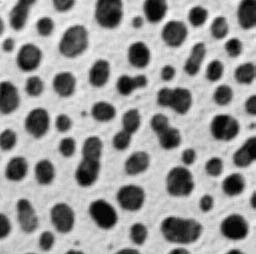
%> input picture Assignment 5/blobz1.png, 256 x 254 px
$ octave pro2.m   (GNU Octave 9; MATLAB toolbox functions it lacks are replaced by stand-ins)
%> lines starting %> are read from the running program, lines starting %| are printed output that depends on the picture; in (x1, y1, x2, y2) boxes, pixels count from 0 and x2, y2 are one past the last pixel; in counts of white or black regions, pixels touching at a corner belong together; the program's own positions count from 1
clear;

img1=imread('blobz1.png');
%> img1 is the input picture: size 254x256 uint8; min 1, max 254, mean 151.8

[m,n]=size(img1);
%> m = 254; n = 256

count=0;
T=mean2(img1);
%> T = 151.8
flag=false;
while ~flag
    count = count+1;
    g = img1>T;
    T_next = 0.5*(mean(img1(g))+mean(img1(~g)));
    flag = abs(T-T_next)<0.5;
    T = T_next;
end
%> this loop made 4 passes
%> (T_next, flag, T) on passes 1 to 4: (136, false, 136), (131.9, false, 131.9), (130.7, false, 130.7), (130.5, true, 130.5)
%> pass 1, `g = img1>T;`:
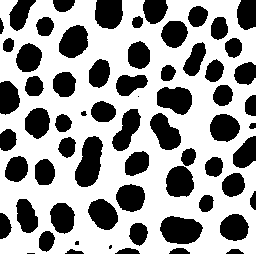
%> g: size 254x256 logical; 62% white; 66 black regions (4 under 20 px), largest, box (x1, y1, x2, y2) and area: (75, 136, 103, 187) 975, (160, 216, 203, 244) 923, (157, 87, 192, 115) 748
%> pass 2, `g = img1>T;`:
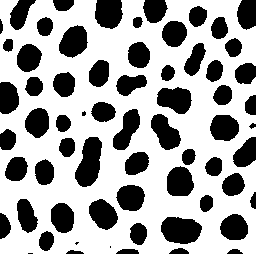
%> g: size 254x256 logical; 64.7% white; 65 black regions (4 under 20 px), largest, box (x1, y1, x2, y2) and area: (75, 137, 102, 187) 920, (161, 217, 202, 244) 873, (157, 87, 192, 114) 695
%> pass 3, `g = img1>T;`:
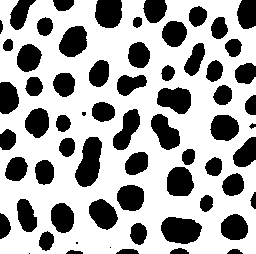
%> g: size 254x256 logical; 65.5% white; 65 black regions (4 under 20 px), largest, box (x1, y1, x2, y2) and area: (75, 137, 102, 187) 911, (161, 217, 202, 244) 861, (157, 87, 191, 114) 681
%> after the loop, count = 4

% 将灰度图像转换成二值图像
g=im2bw(img1,T/255);
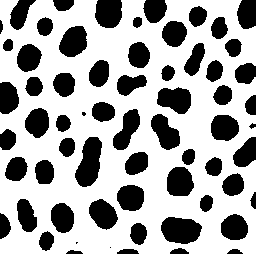
%> g: size 254x256 logical; 65.7% white; 64 black regions (3 under 20 px), largest, box (x1, y1, x2, y2) and area: (75, 137, 102, 187) 907, (161, 217, 202, 244) 859, (157, 87, 191, 114) 680
figure;subplot(2,2,1);imshow(img1);title('原图像');
subplot(2,2,2);imhist(img1);title('直方图');
subplot(2,2,3);imshow(g);title('切割后图像');
%> after `title('切割后图像')`:
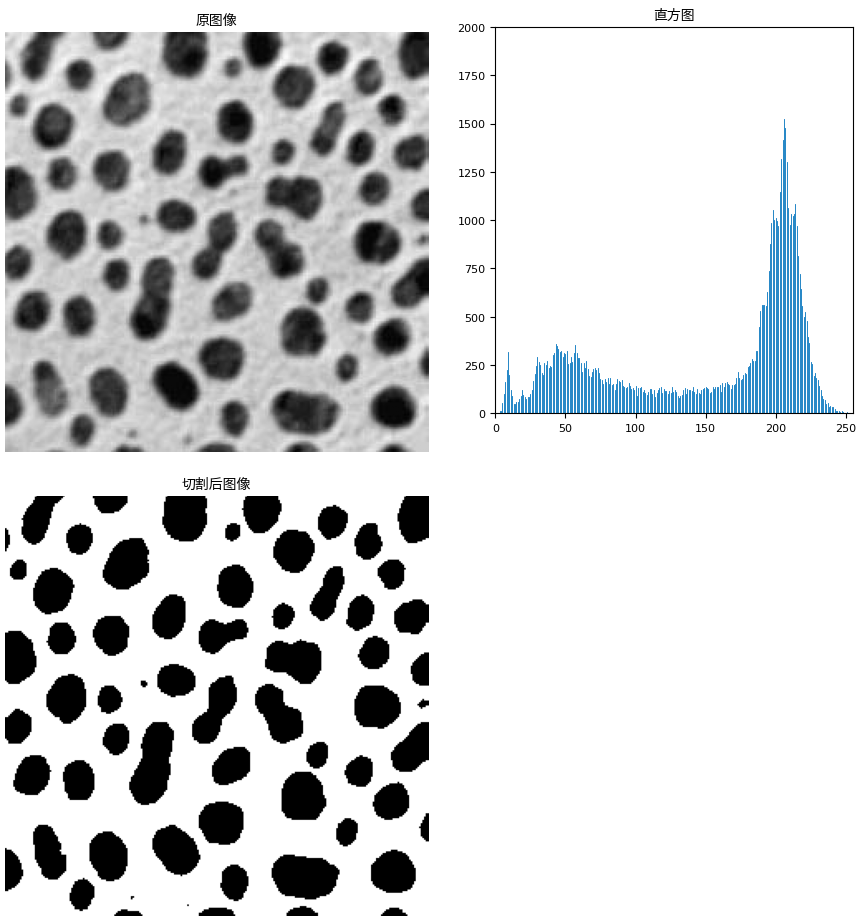
%> figure redrawn from the program's plot data, 3 panels

$ run again, with Assignment 5/blobz2.png copied over Assignment 5/blobz1.png
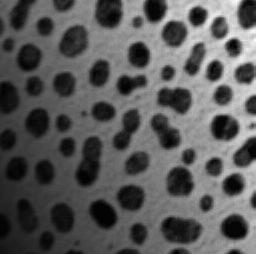
%> input picture Assignment 5/blobz2.png, 256 x 254 px
%> img1 is the input picture: size 254x256 uint8; min 2, max 255, mean 89.7
%> `T=mean2(img1);`: T = 89.66
%> the loop `while ~flag` made 3 passes
%> (T_next, flag, T) on passes 1 to 3: (91.8, false, 91.8), (92.77, false, 92.77), (93.24, true, 93.24)
%> pass 1, `g = img1>T;`:
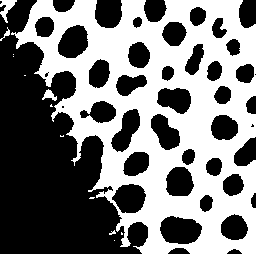
%> g: size 254x256 logical; 47.7% white; 13 white regions (9 under 20 px), largest, box (x1, y1, x2, y2) and area: (11, 0, 256, 254) 30673, (0, 0, 17, 23) 170, (42, 89, 57, 101) 89, (0, 27, 10, 41) 38
%> after the loop `while ~flag`: count = 3
%> `title('切割后图像')`:
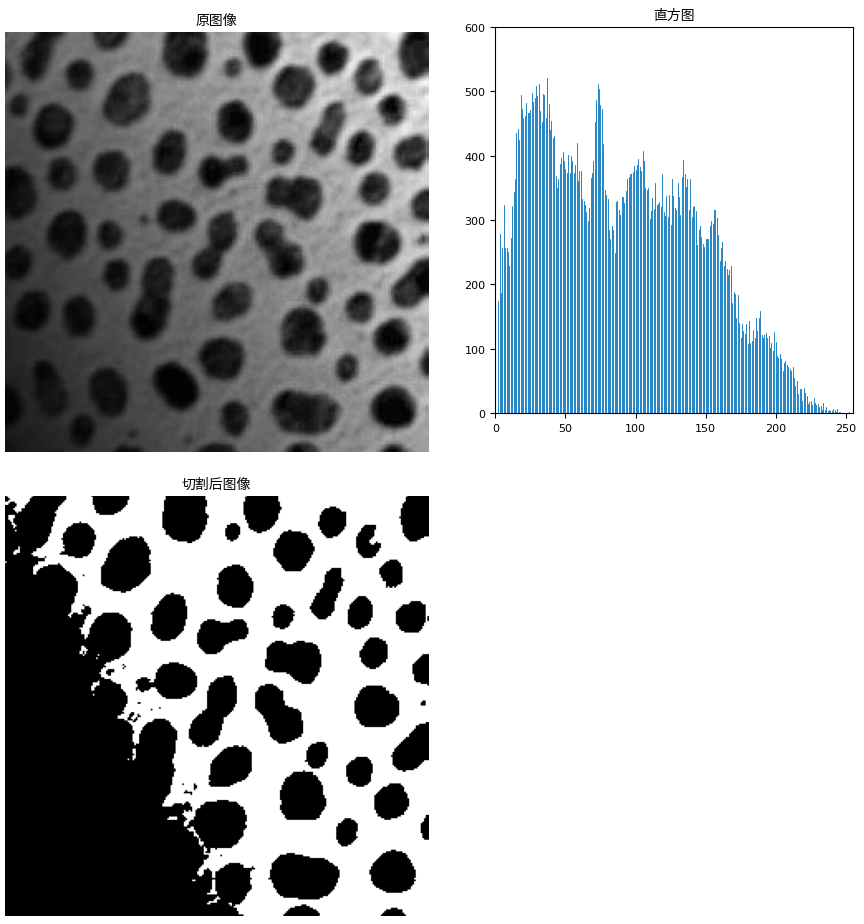
%> figure redrawn from the program's plot data, 3 panels
